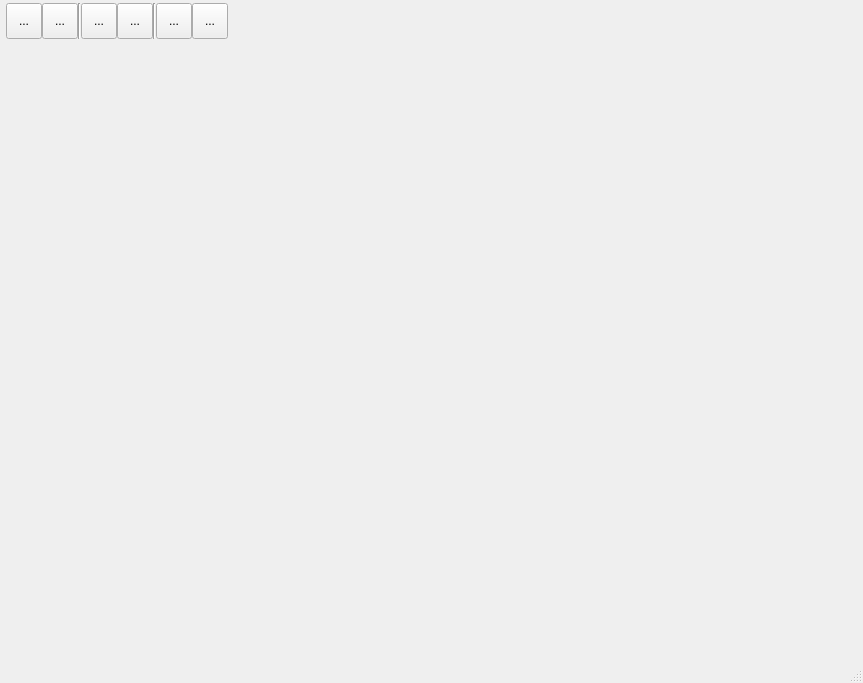
<?xml version="1.0" encoding="UTF-8"?>
<ui version="4.0">
 <class>MainWindow</class>
 <widget class="QMainWindow" name="MainWindow">
  <property name="geometry">
   <rect>
    <x>0</x>
    <y>0</y>
    <width>863</width>
    <height>683</height>
   </rect>
  </property>
  <property name="windowTitle">
   <string>MainWindow</string>
  </property>
  <widget class="QWidget" name="centralwidget">
   <layout class="QVBoxLayout" name="verticalLayout">
    <property name="spacing">
     <number>0</number>
    </property>
    <property name="leftMargin">
     <number>0</number>
    </property>
    <property name="topMargin">
     <number>0</number>
    </property>
    <property name="rightMargin">
     <number>0</number>
    </property>
    <property name="bottomMargin">
     <number>0</number>
    </property>
    <item>
     <layout class="QHBoxLayout" name="horizontalLayout">
      <property name="leftMargin">
       <number>6</number>
      </property>
      <property name="topMargin">
       <number>3</number>
      </property>
      <property name="rightMargin">
       <number>6</number>
      </property>
      <property name="bottomMargin">
       <number>3</number>
      </property>
      <item>
       <widget class="QToolButton" name="btnBackward">
        <property name="enabled">
         <bool>true</bool>
        </property>
        <property name="minimumSize">
         <size>
          <width>36</width>
          <height>36</height>
         </size>
        </property>
        <property name="toolTip">
         <string>backward</string>
        </property>
        <property name="text">
         <string>...</string>
        </property>
        <property name="iconSize">
         <size>
          <width>28</width>
          <height>28</height>
         </size>
        </property>
        <property name="checkable">
         <bool>false</bool>
        </property>
        <property name="toolButtonStyle">
         <enum>Qt::ToolButtonIconOnly</enum>
        </property>
       </widget>
      </item>
      <item>
       <widget class="QToolButton" name="btnForward">
        <property name="enabled">
         <bool>true</bool>
        </property>
        <property name="minimumSize">
         <size>
          <width>36</width>
          <height>36</height>
         </size>
        </property>
        <property name="toolTip">
         <string>forward</string>
        </property>
        <property name="text">
         <string>...</string>
        </property>
        <property name="iconSize">
         <size>
          <width>28</width>
          <height>28</height>
         </size>
        </property>
        <property name="checkable">
         <bool>false</bool>
        </property>
        <property name="toolButtonStyle">
         <enum>Qt::ToolButtonIconOnly</enum>
        </property>
       </widget>
      </item>
      <item>
       <widget class="Line" name="line">
        <property name="orientation">
         <enum>Qt::Vertical</enum>
        </property>
       </widget>
      </item>
      <item>
       <widget class="QToolButton" name="btnCopyPartNum">
        <property name="enabled">
         <bool>true</bool>
        </property>
        <property name="minimumSize">
         <size>
          <width>36</width>
          <height>36</height>
         </size>
        </property>
        <property name="toolTip">
         <string>copy part num</string>
        </property>
        <property name="text">
         <string>...</string>
        </property>
        <property name="iconSize">
         <size>
          <width>28</width>
          <height>28</height>
         </size>
        </property>
        <property name="checkable">
         <bool>false</bool>
        </property>
        <property name="popupMode">
         <enum>QToolButton::InstantPopup</enum>
        </property>
        <property name="toolButtonStyle">
         <enum>Qt::ToolButtonIconOnly</enum>
        </property>
       </widget>
      </item>
      <item>
       <widget class="QToolButton" name="btnDownloadDoc">
        <property name="enabled">
         <bool>true</bool>
        </property>
        <property name="minimumSize">
         <size>
          <width>36</width>
          <height>36</height>
         </size>
        </property>
        <property name="toolTip">
         <string>download doc</string>
        </property>
        <property name="text">
         <string>...</string>
        </property>
        <property name="iconSize">
         <size>
          <width>28</width>
          <height>28</height>
         </size>
        </property>
        <property name="checkable">
         <bool>false</bool>
        </property>
        <property name="popupMode">
         <enum>QToolButton::InstantPopup</enum>
        </property>
        <property name="toolButtonStyle">
         <enum>Qt::ToolButtonIconOnly</enum>
        </property>
       </widget>
      </item>
      <item>
       <widget class="Line" name="line_2">
        <property name="orientation">
         <enum>Qt::Vertical</enum>
        </property>
       </widget>
      </item>
      <item>
       <widget class="QToolButton" name="btnBom">
        <property name="enabled">
         <bool>true</bool>
        </property>
        <property name="minimumSize">
         <size>
          <width>36</width>
          <height>36</height>
         </size>
        </property>
        <property name="toolTip">
         <string>bill of material</string>
        </property>
        <property name="text">
         <string>...</string>
        </property>
        <property name="iconSize">
         <size>
          <width>28</width>
          <height>28</height>
         </size>
        </property>
        <property name="checkable">
         <bool>false</bool>
        </property>
        <property name="toolButtonStyle">
         <enum>Qt::ToolButtonIconOnly</enum>
        </property>
       </widget>
      </item>
      <item>
       <widget class="QToolButton" name="btnMatUseage">
        <property name="enabled">
         <bool>true</bool>
        </property>
        <property name="minimumSize">
         <size>
          <width>36</width>
          <height>36</height>
         </size>
        </property>
        <property name="toolTip">
         <string>material useage</string>
        </property>
        <property name="text">
         <string>...</string>
        </property>
        <property name="iconSize">
         <size>
          <width>28</width>
          <height>28</height>
         </size>
        </property>
        <property name="checkable">
         <bool>false</bool>
        </property>
        <property name="toolButtonStyle">
         <enum>Qt::ToolButtonIconOnly</enum>
        </property>
       </widget>
      </item>
      <item>
       <spacer name="horizontalSpacer">
        <property name="orientation">
         <enum>Qt::Horizontal</enum>
        </property>
        <property name="sizeHint" stdset="0">
         <size>
          <width>40</width>
          <height>20</height>
         </size>
        </property>
       </spacer>
      </item>
     </layout>
    </item>
    <item>
     <widget class="QStackedWidget" name="stackedWidget">
      <property name="currentIndex">
       <number>-1</number>
      </property>
     </widget>
    </item>
   </layout>
  </widget>
  <widget class="QStatusBar" name="statusbar"/>
 </widget>
 <resources/>
 <connections/>
</ui>
